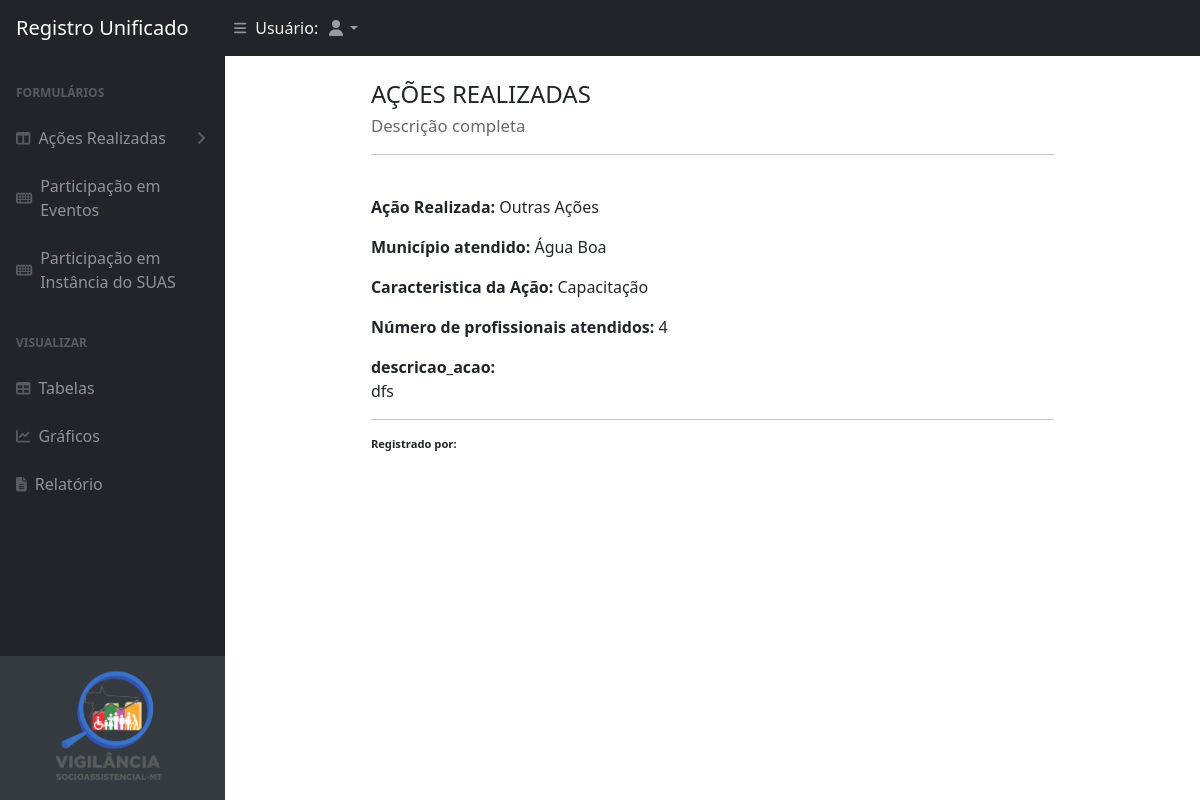
Screenshot of /users/list-acao-outras/1 with the database file from the repository.
### app/models.py (models this page shows, shortened)
class AcaoOutrasModel(models.Model):
    user = models.ForeignKey(User, on_delete=models.CASCADE, related_name='acaoOutras')
    acao_realizada = models.CharField(max_length=100, choices= ACAO_REALIZADA_CHOICE, default= 'Outras Ações')
    caracteristica_acao = models.CharField(max_length=100, choices=OUTRAS_ACOES_CHOICE, default= '')
    n_profissionais_atendidos = models.IntegerField('Numero de Funcionario',blank=False, null=False)
    descricao_acao = models.TextField('Descrição da Ação', max_length=1000, blank=False, null=False)
    data_acao = models.DateField('Data', blank=False, null=False)
    data_publicacao = models.DateField('Data da Publicação', default=timezone.now)
    municipio_atendido = models.CharField(max_length=100, choices= LISTA_MUNICIPIOS, default='')

### app/views.py (the view)
# urls.py: path('list-acao-outras/<id>', view =ACOES.listAcaoOutras,name="listAcaoOutras"),
    def listAcaoOutras(request, id):
        acaoOutras_object_model = AcaoOutrasModel.objects.filter(id=id)
        return render(request, 'app/tables/tableAction/listAcaoOutras.html',{
            'acaoOutras_object_model':acaoOutras_object_model})

### templates/app/tables/tableAction/listAcaoOutras.html (shortened to what this page needs)
{% extends 'app/index.html' %}
{% load crispy_forms_tags %}
{% load static %}
{% block content %}
<div class="container w-75 mb-3">
  <div class="row mx-auto">
    <h4 class="font-weight-bold text-left mt-4 mb-4" >AÇÕES REALIZADAS <br>
    <span style="color: dimgrey;font-size: 70%;">Descrição completa</span>
    <br><hr>
    </h4>
    <div class="text-break ">
      {% for acao in acaoOutras_object_model%}
        <p><span style="font-weight:bold;">Ação Realizada:</span> {{acao.acao_realizada}}</p>
        <p><span style="font-weight:bold;">Município atendido:</span> {{acao.municipio_atendido}}</p>
        <p><span style="font-weight:bold;">Caracteristica da Ação:</span> {{acao.caracteristica_acao}}</p>
        <p><span style="font-weight:bold;">Número de profissionais atendidos:</span> {{acao.n_profissionais_atendidos}}</p>
        <p><span style="font-weight:bold;">descricao_acao:</span><br>{{acao.descricao_acao}}</p>
        <hr>
        <p style="font-size: 70%;"><span style="font-weight:bold;"> Registrado por:</span> {{user.first_name|title}} {{user.last_name|title}}</p>
        {% endfor %}
    </div>
  </div>
</div>
{% endblock %}

### rows the page displays
AcaoOutrasModel: acao_realizada "Outras Ações", municipio_atendido "Água Boa", caracteristica_acao "Capacitação", n_profissionais_atendidos "4", descricao_acao "dfs"
